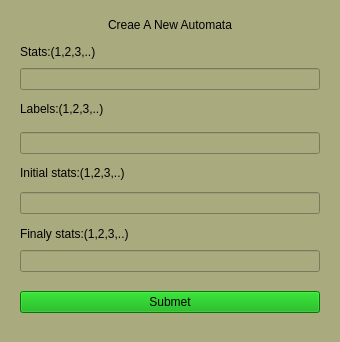
<?xml version="1.0" encoding="UTF-8"?>
<ui version="4.0">
 <class>MainWindow</class>
 <widget class="QMainWindow" name="MainWindow">
  <property name="geometry">
   <rect>
    <x>0</x>
    <y>0</y>
    <width>340</width>
    <height>342</height>
   </rect>
  </property>
  <property name="windowTitle">
   <string>MainWindow</string>
  </property>
  <property name="toolTip">
   <string/>
  </property>
  <property name="statusTip">
   <string notr="true"/>
  </property>
  <property name="styleSheet">
   <string notr="true">background-color: rgb(170, 170, 127);
font: 10pt &quot;Gill Sans Ultra Bold&quot;;</string>
  </property>
  <property name="dockOptions">
   <set>QMainWindow::AllowTabbedDocks|QMainWindow::AnimatedDocks|QMainWindow::VerticalTabs</set>
  </property>
  <widget class="QWidget" name="centralwidget">
   <layout class="QVBoxLayout" name="verticalLayout">
    <property name="leftMargin">
     <number>20</number>
    </property>
    <property name="rightMargin">
     <number>20</number>
    </property>
    <property name="bottomMargin">
     <number>20</number>
    </property>
    <item>
     <spacer name="verticalSpacer_22">
      <property name="orientation">
       <enum>Qt::Vertical</enum>
      </property>
      <property name="sizeHint" stdset="0">
       <size>
        <width>20</width>
        <height>40</height>
       </size>
      </property>
     </spacer>
    </item>
    <item>
     <spacer name="verticalSpacer_2">
      <property name="orientation">
       <enum>Qt::Vertical</enum>
      </property>
      <property name="sizeHint" stdset="0">
       <size>
        <width>20</width>
        <height>40</height>
       </size>
      </property>
     </spacer>
    </item>
    <item>
     <layout class="QHBoxLayout" name="horizontalLayout">
      <property name="bottomMargin">
       <number>0</number>
      </property>
      <item>
       <spacer name="horizontalSpacer">
        <property name="orientation">
         <enum>Qt::Horizontal</enum>
        </property>
        <property name="sizeHint" stdset="0">
         <size>
          <width>40</width>
          <height>20</height>
         </size>
        </property>
       </spacer>
      </item>
      <item>
       <widget class="QLabel" name="label">
        <property name="styleSheet">
         <string notr="true">font: 87 20pt &quot;Arial Black&quot;;</string>
        </property>
        <property name="text">
         <string>Creae A New Automata</string>
        </property>
       </widget>
      </item>
      <item>
       <spacer name="horizontalSpacer_2">
        <property name="orientation">
         <enum>Qt::Horizontal</enum>
        </property>
        <property name="sizeHint" stdset="0">
         <size>
          <width>40</width>
          <height>20</height>
         </size>
        </property>
       </spacer>
      </item>
     </layout>
    </item>
    <item>
     <spacer name="verticalSpacer_20">
      <property name="orientation">
       <enum>Qt::Vertical</enum>
      </property>
      <property name="sizeHint" stdset="0">
       <size>
        <width>20</width>
        <height>40</height>
       </size>
      </property>
     </spacer>
    </item>
    <item>
     <widget class="QLabel" name="label_2">
      <property name="styleSheet">
       <string notr="true">font: 87 10pt &quot;Arial Black&quot;;</string>
      </property>
      <property name="text">
       <string>Stats:(1,2,3,..)</string>
      </property>
     </widget>
    </item>
    <item>
     <spacer name="verticalSpacer_21">
      <property name="orientation">
       <enum>Qt::Vertical</enum>
      </property>
      <property name="sizeHint" stdset="0">
       <size>
        <width>20</width>
        <height>40</height>
       </size>
      </property>
     </spacer>
    </item>
    <item>
     <widget class="QLineEdit" name="l1">
      <property name="styleSheet">
       <string notr="true">font: 87 10pt &quot;Arial Black&quot;;</string>
      </property>
     </widget>
    </item>
    <item>
     <spacer name="verticalSpacer_3">
      <property name="orientation">
       <enum>Qt::Vertical</enum>
      </property>
      <property name="sizeHint" stdset="0">
       <size>
        <width>20</width>
        <height>40</height>
       </size>
      </property>
     </spacer>
    </item>
    <item>
     <spacer name="verticalSpacer_18">
      <property name="orientation">
       <enum>Qt::Vertical</enum>
      </property>
      <property name="sizeHint" stdset="0">
       <size>
        <width>20</width>
        <height>40</height>
       </size>
      </property>
     </spacer>
    </item>
    <item>
     <widget class="QLabel" name="label_3">
      <property name="styleSheet">
       <string notr="true">font: 87 10pt &quot;Arial Black&quot;;</string>
      </property>
      <property name="text">
       <string>Labels:(1,2,3,..)</string>
      </property>
     </widget>
    </item>
    <item>
     <spacer name="verticalSpacer_12">
      <property name="orientation">
       <enum>Qt::Vertical</enum>
      </property>
      <property name="sizeHint" stdset="0">
       <size>
        <width>20</width>
        <height>40</height>
       </size>
      </property>
     </spacer>
    </item>
    <item>
     <spacer name="verticalSpacer_4">
      <property name="orientation">
       <enum>Qt::Vertical</enum>
      </property>
      <property name="sizeHint" stdset="0">
       <size>
        <width>20</width>
        <height>40</height>
       </size>
      </property>
     </spacer>
    </item>
    <item>
     <spacer name="verticalSpacer_19">
      <property name="orientation">
       <enum>Qt::Vertical</enum>
      </property>
      <property name="sizeHint" stdset="0">
       <size>
        <width>20</width>
        <height>40</height>
       </size>
      </property>
     </spacer>
    </item>
    <item>
     <widget class="QLineEdit" name="l2">
      <property name="styleSheet">
       <string notr="true">font: 87 10pt &quot;Arial Black&quot;;</string>
      </property>
     </widget>
    </item>
    <item>
     <spacer name="verticalSpacer_17">
      <property name="orientation">
       <enum>Qt::Vertical</enum>
      </property>
      <property name="sizeHint" stdset="0">
       <size>
        <width>20</width>
        <height>40</height>
       </size>
      </property>
     </spacer>
    </item>
    <item>
     <spacer name="verticalSpacer_5">
      <property name="orientation">
       <enum>Qt::Vertical</enum>
      </property>
      <property name="sizeHint" stdset="0">
       <size>
        <width>20</width>
        <height>40</height>
       </size>
      </property>
     </spacer>
    </item>
    <item>
     <widget class="QLabel" name="label_4">
      <property name="styleSheet">
       <string notr="true">font: 87 10pt &quot;Arial Black&quot;;</string>
      </property>
      <property name="text">
       <string>Initial stats:(1,2,3,..)</string>
      </property>
     </widget>
    </item>
    <item>
     <spacer name="verticalSpacer_6">
      <property name="orientation">
       <enum>Qt::Vertical</enum>
      </property>
      <property name="sizeHint" stdset="0">
       <size>
        <width>20</width>
        <height>40</height>
       </size>
      </property>
     </spacer>
    </item>
    <item>
     <spacer name="verticalSpacer_16">
      <property name="orientation">
       <enum>Qt::Vertical</enum>
      </property>
      <property name="sizeHint" stdset="0">
       <size>
        <width>20</width>
        <height>40</height>
       </size>
      </property>
     </spacer>
    </item>
    <item>
     <widget class="QLineEdit" name="l3">
      <property name="styleSheet">
       <string notr="true">font: 87 10pt &quot;Arial Black&quot;;</string>
      </property>
     </widget>
    </item>
    <item>
     <spacer name="verticalSpacer_15">
      <property name="orientation">
       <enum>Qt::Vertical</enum>
      </property>
      <property name="sizeHint" stdset="0">
       <size>
        <width>20</width>
        <height>40</height>
       </size>
      </property>
     </spacer>
    </item>
    <item>
     <spacer name="verticalSpacer_7">
      <property name="orientation">
       <enum>Qt::Vertical</enum>
      </property>
      <property name="sizeHint" stdset="0">
       <size>
        <width>20</width>
        <height>40</height>
       </size>
      </property>
     </spacer>
    </item>
    <item>
     <widget class="QLabel" name="label_5">
      <property name="styleSheet">
       <string notr="true">font: 87 10pt &quot;Arial Black&quot;;</string>
      </property>
      <property name="text">
       <string>Finaly stats:(1,2,3,..)</string>
      </property>
     </widget>
    </item>
    <item>
     <spacer name="verticalSpacer_14">
      <property name="orientation">
       <enum>Qt::Vertical</enum>
      </property>
      <property name="sizeHint" stdset="0">
       <size>
        <width>20</width>
        <height>40</height>
       </size>
      </property>
     </spacer>
    </item>
    <item>
     <widget class="QLineEdit" name="l4">
      <property name="styleSheet">
       <string notr="true">font: 87 10pt &quot;Arial Black&quot;;</string>
      </property>
     </widget>
    </item>
    <item>
     <spacer name="verticalSpacer_13">
      <property name="orientation">
       <enum>Qt::Vertical</enum>
      </property>
      <property name="sizeHint" stdset="0">
       <size>
        <width>20</width>
        <height>40</height>
       </size>
      </property>
     </spacer>
    </item>
    <item>
     <spacer name="verticalSpacer_8">
      <property name="orientation">
       <enum>Qt::Vertical</enum>
      </property>
      <property name="sizeHint" stdset="0">
       <size>
        <width>20</width>
        <height>40</height>
       </size>
      </property>
     </spacer>
    </item>
    <item>
     <spacer name="verticalSpacer_9">
      <property name="orientation">
       <enum>Qt::Vertical</enum>
      </property>
      <property name="sizeHint" stdset="0">
       <size>
        <width>20</width>
        <height>40</height>
       </size>
      </property>
     </spacer>
    </item>
    <item>
     <spacer name="verticalSpacer_10">
      <property name="orientation">
       <enum>Qt::Vertical</enum>
      </property>
      <property name="sizeHint" stdset="0">
       <size>
        <width>20</width>
        <height>40</height>
       </size>
      </property>
     </spacer>
    </item>
    <item>
     <widget class="QPushButton" name="s">
      <property name="styleSheet">
       <string notr="true">font: 87 10pt &quot;Arial Black&quot;;
background-color: rgb(0, 170, 0);

</string>
      </property>
      <property name="text">
       <string>Submet</string>
      </property>
     </widget>
    </item>
    <item>
     <spacer name="verticalSpacer_11">
      <property name="orientation">
       <enum>Qt::Vertical</enum>
      </property>
      <property name="sizeHint" stdset="0">
       <size>
        <width>20</width>
        <height>40</height>
       </size>
      </property>
     </spacer>
    </item>
    <item>
     <spacer name="verticalSpacer_23">
      <property name="orientation">
       <enum>Qt::Vertical</enum>
      </property>
      <property name="sizeHint" stdset="0">
       <size>
        <width>20</width>
        <height>40</height>
       </size>
      </property>
     </spacer>
    </item>
    <item>
     <spacer name="verticalSpacer">
      <property name="orientation">
       <enum>Qt::Vertical</enum>
      </property>
      <property name="sizeHint" stdset="0">
       <size>
        <width>20</width>
        <height>40</height>
       </size>
      </property>
     </spacer>
    </item>
   </layout>
  </widget>
 </widget>
 <resources/>
 <connections/>
</ui>
